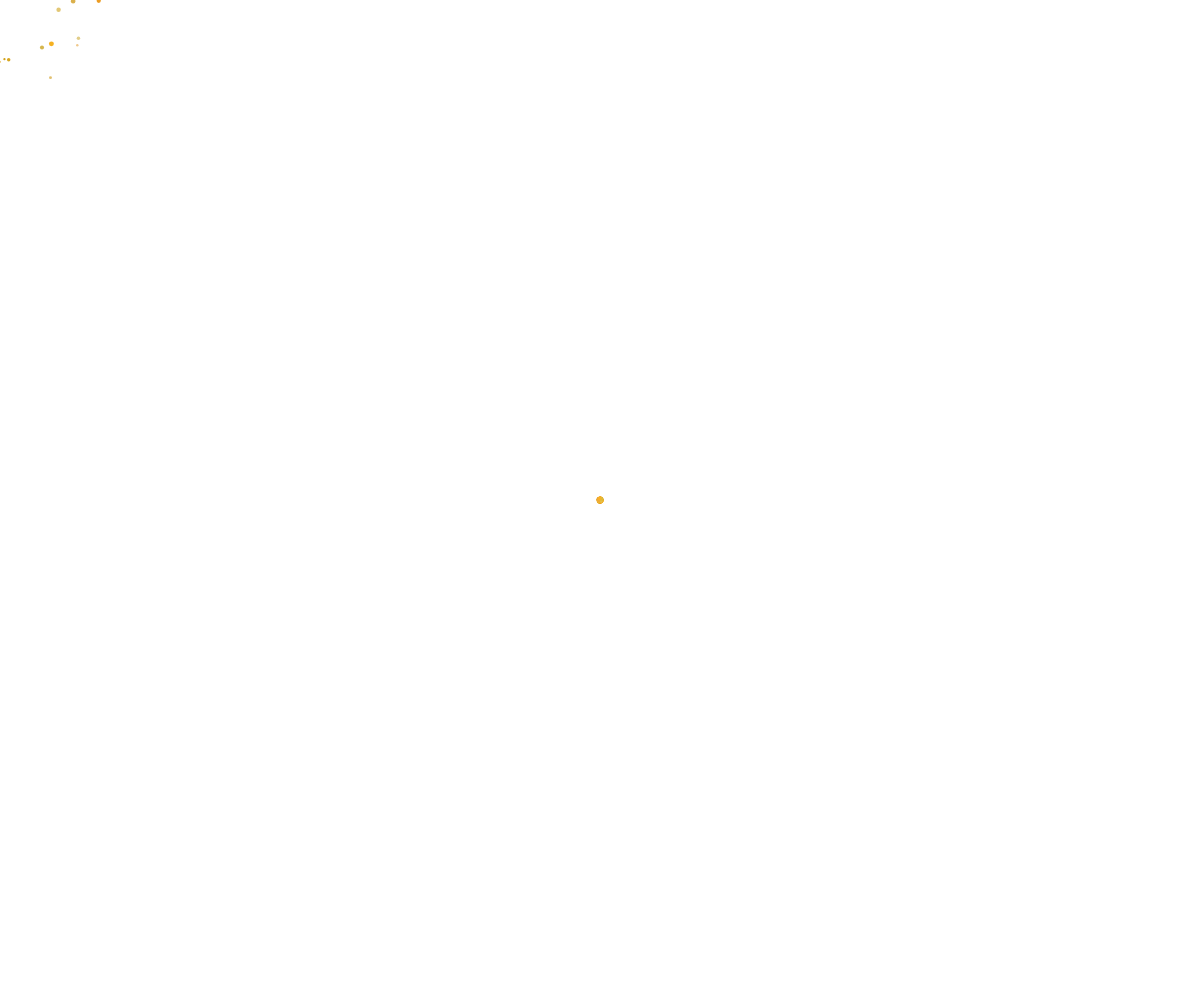
Frame 1 (no input)
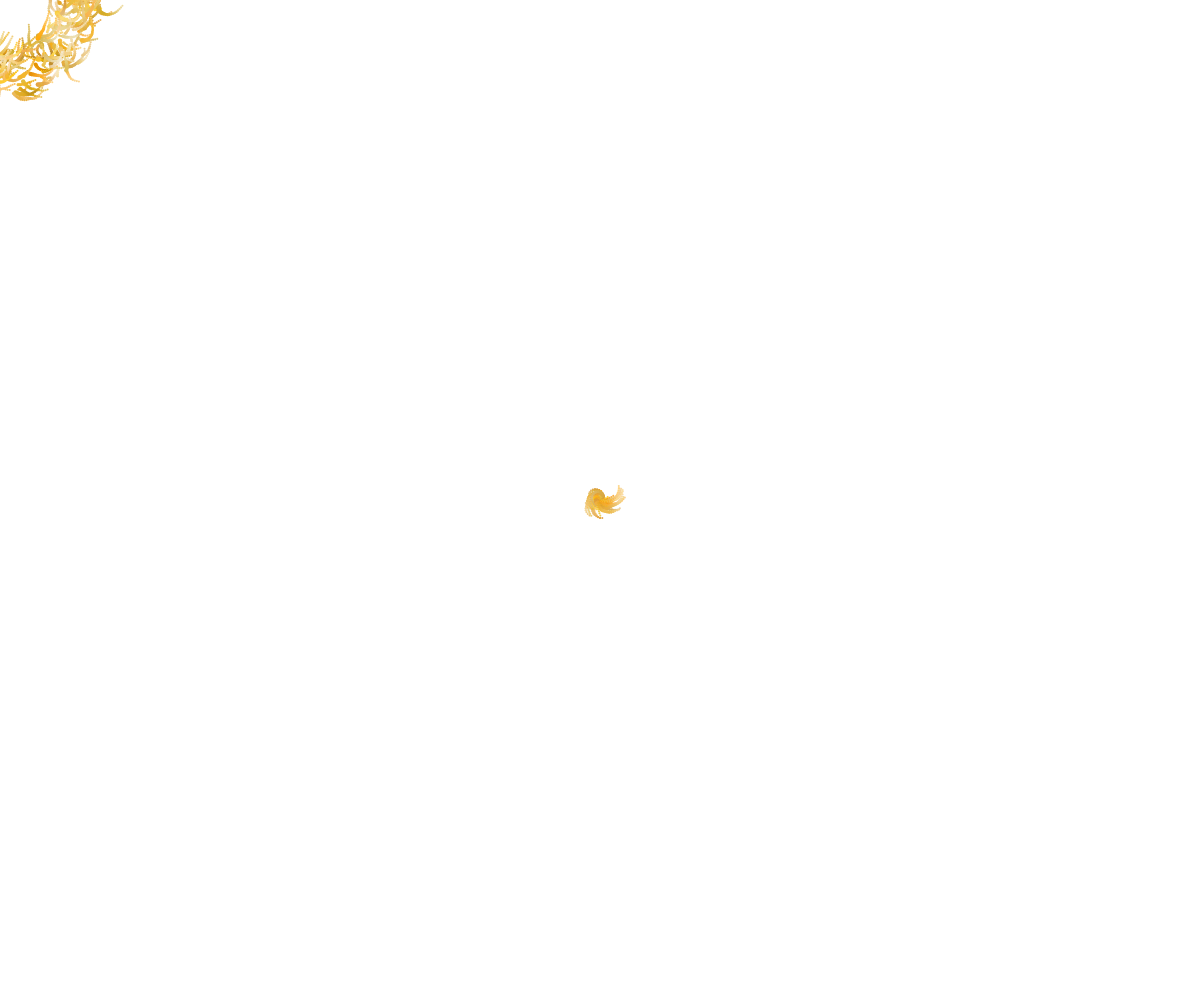
Frame 60 (no input)
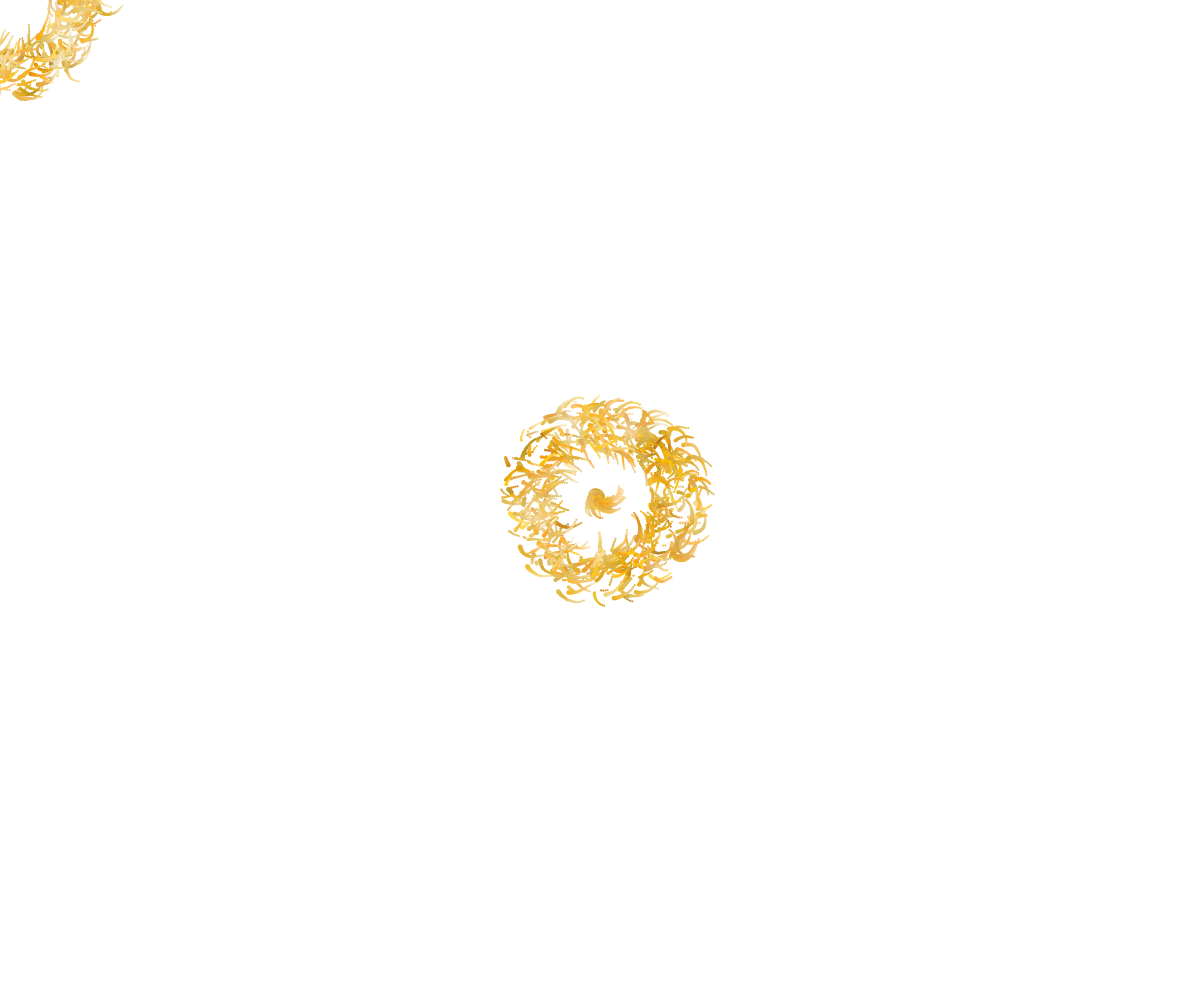
Frame 120 (the mouse pressed at the canvas centre since frame 60)

The p5.js sketch that drew these frames (run headless with seeded random() and noise() and a simulated clock; from frame 60 on, the mouse is pressed at the canvas centre):

// p5.js sketch
// ── sketch.js
const TOTAL = 100;
let points = [];

function setup() {
    createCanvas(windowWidth, windowHeight);
    colorMode(HSL, 100);
    background(100);
    noStroke();

    for (var i = 0; i < TOTAL; i++) {
        points.push({
            pos: createVector(width / 2, height / 2),
            dir: random(TWO_PI),
            size: random(0.5, 5),
            color: {
                h: random(10, 13), //yellow
                s: random(60, 100),
                l: 50
            }
        });
    }
}

function draw() {
    var time = millis() / 1000;
    for (var i = 0; i < TOTAL; i++) {
        var point = points[i];

        point.dir += noise(point.pos.x, point.pos.y, time) - 0.477;

        var mouseAngle = atan2(mouseY - point.pos.y, mouseX - point.pos.x);
        point.dir += (mouseAngle - point.dir) * 0.05;

        point.size *= 0.95;
        if (point.size < 2) {
            point.size = random(2, 5);
            let angle = random(TWO_PI);
            let distance = random(50, 100);
            point.pos.x = mouseX + cos(angle) * distance;
            point.pos.y = mouseY + sin(angle) * distance;
        }

        point.pos.x += cos(point.dir) / (point.size + 2.5) * 10;
        point.pos.y += sin(point.dir) / (point.size + 2.5) * 10;


        var bri = (noise(point.pos.x / 30, point.pos.y / 30, time * 2 + i * 0.005) - 0.3) * (140 - point.size * 20);
        fill(point.color.h, point.color.s, point.color.l + bri);
        circle(point.pos.x, point.pos.y, point.size);
    }
}
